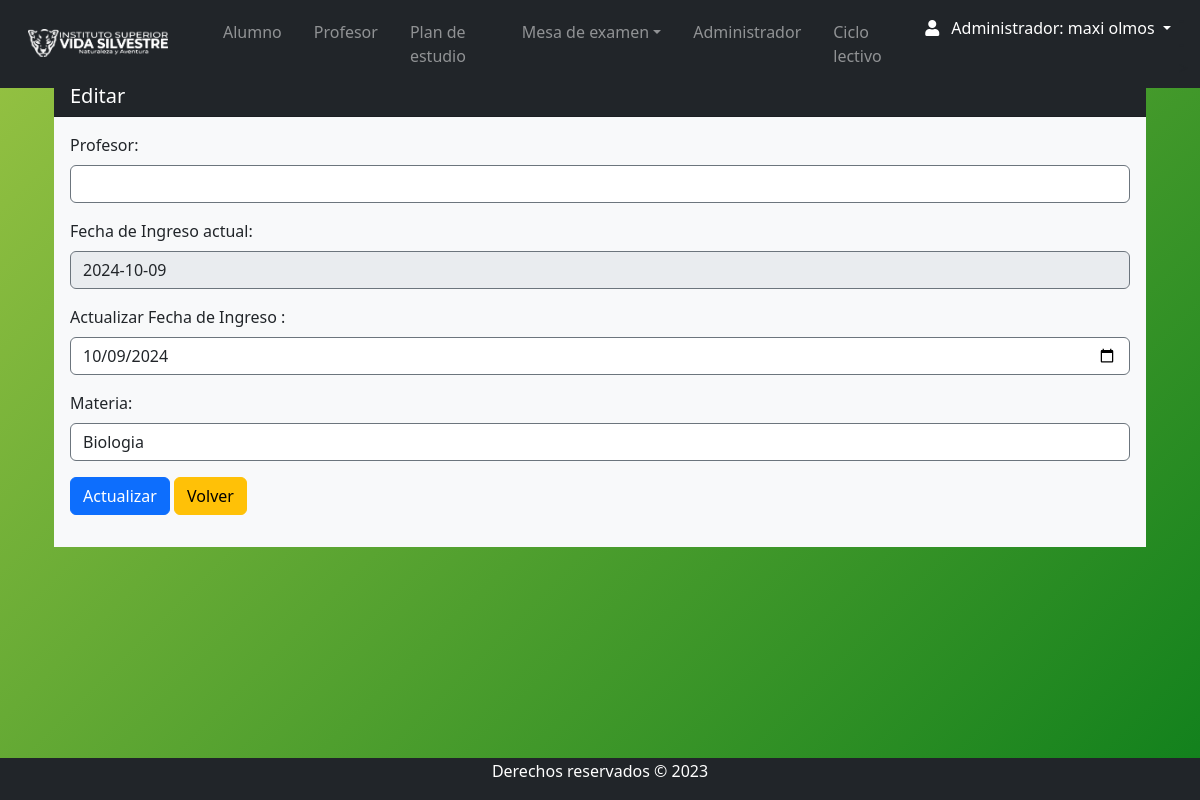
/Views/admin/asigna_edit.php?id=1 (signed in), run on the app's committed database.
### tables this page shows
CREATE TABLE `asignar` (
  `id_asignar` int(11) NOT NULL,
  `id_persona` int(11) DEFAULT NULL,
  `id_materia` int(11) DEFAULT NULL,
  `fecha_i` date DEFAULT NULL,
  `fecha_b` date DEFAULT NULL,
  `Estado` varchar(11) DEFAULT NULL
);

CREATE TABLE `materia` (
  `id_materia` int(11) NOT NULL,
  `Nombre` varchar(255) DEFAULT NULL,
  `descripcion` varchar(50) DEFAULT NULL,
  `horas` varchar(5) DEFAULT NULL,
  `num_resolucion` varchar(15) DEFAULT NULL,
  `año_cursado` varchar(5) NOT NULL,
  `id_tipo` int(11) DEFAULT NULL,
  `estado` varchar(11) DEFAULT NULL,
  `plan_estudio` varchar(50) DEFAULT NULL
);

### Views/admin/asigna_edit.php (the view, shortened to what this page needs)
<?php
require 'navbar.php';
$id = $_GET['id'];
$sql = "SELECT * FROM asignar WHERE id_asignar=?";
$stmt = $conexion->prepare($sql);
$stmt->bind_param("i", $id);
$stmt->execute();
$resultado = $stmt->get_result();
$row = $resultado->fetch_assoc();
?>
<div class="container mt-3">
    <div class="row m-auto">
        <div class="col-sm">
            <div class="card rounded-2 border-0">
                <h5 class="card-header bg-dark text-white">Editar</h5>
                <div class="card-body bg-light">
                    <form method="post" class="form" action="">
                        <div class="form-group">
                            <label for="profesor">Profesor:</label>
                            <select  name="profesor" class="form-control card-header bg-white text-dark">
                            </select>
                        </div>
                        <div class="form-group">
                            <label >Fecha de Ingreso actual:</label>
                            <input disabled class="form-control"  value="<?php echo $row['fecha_i']?>" >
                        </div>
                        <div class="form-group">
                            <label for="fecha">Actualizar Fecha de Ingreso :</label>
                            <input type="date" class="form-control" name="fecha" value="<?php echo $row['fecha_i'] ?>" required>
                        </div>
                        <div class="form-group">
                            <label for="materia">Materia:</label>
                            <select name="materia" class="form-control" required>
                                <?php
                               $sqlM = "SELECT * FROM materia WHERE  estado = 'Activo' AND id_materia=" . $row['id_materia'];
                               $resultadoM = $conexion->query($sqlM);
                               $rowM = $resultadoM->fetch_assoc();
                               echo "<option hidden value=" . $rowM["id_materia"] . ">" . $rowM["Nombre"] . " </option>";
                                ?>
                            </select>
                        </div>
                        <div class="form-group">
                            <button type="submit" class="btn btn-primary">Actualizar</button>
                            <a class="btn btn-warning" href="asigna_index.php">Volver</a>
                        </div>
                    </form>
                </div>
            </div>
        </div>
    </div>
</div>
<?php require 'footer.php';?>

### css/style.css (style rules this page uses)
body { background: linear-gradient(135deg, #98c343, #10801c); position: relative; padding-bottom: 10px; min-height: 100vh; }
input { border-style: solid !important; border-color: #6c757d !important; border-width: 1.5px !important; }
select { border-style: solid !important; border-color: #6c757d !important; border-width: 1px !important; }

### data on the page
asignar: fecha_i "2024-10-09", fecha "10/09/2024"
materia: materia "Biologia"

### other printed values
$_SESSION['nombre'] "maxi"
$_SESSION['apellido'] "olmos"
